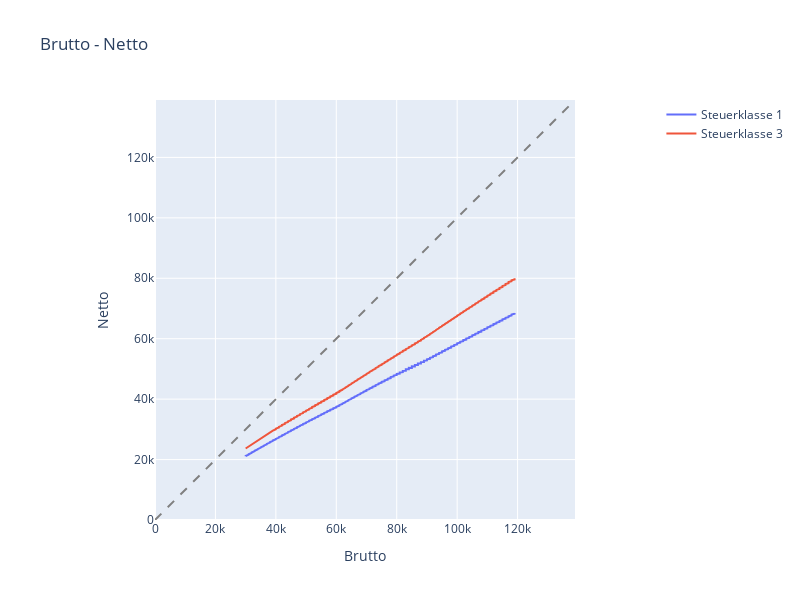

Here is the notebook cell this chart was saved with:
### Code cell
data = []
for lap in df['Steuerklasse'].unique():
    data.append(
        go.Scatter(
            x=df[df['Steuerklasse']==lap]['Brutto Jahr'],
            y=df[df['Steuerklasse']==lap]['Netto Jahr'],
            name="Steuerklasse " + str(lap)
        )
    )

layout = go.Layout(
    title='Brutto - Netto',
    xaxis=dict(title='Brutto'),
    yaxis=dict(title='Netto'),
    autosize=False
)

fig = go.Figure(data=data, layout=layout)

max_range = max(df["Brutto Jahr"].max() + 20000, df["Netto Jahr"].max() + 20000)
fig.update_xaxes(range=[0, max_range], tick0=0, dtick=20000)
fig.update_yaxes(range=[0, max_range], tick0=0, dtick=20000)
fig.add_shape(
    type='line',
    x0=0, y0=0,  # Start at origin
    x1=max_range, y1=max_range,  # End at the max value of the range for both x and y
    line=dict(color='Gray', dash='dash'),
    xref='x', yref='y'  # Use 'x' and 'y' to refer to the axes
)

fig.update_yaxes(scaleanchor='x', scaleratio=1)
fig.update_layout(
    xaxis=dict(
        constrain='domain',  # This forces the aspect ratio to be maintained regardless of the plot size
    ),
    yaxis=dict(
        scaleanchor='x',
        scaleratio=1,
    ),
    width=800,
    height=600
)

fig.show()

### Figure 1 — Plotly figure (JSON) as saved in the notebook; plotly's stock layout.template omitted (floating-point values rounded to 4 significant figures; data arrays with more than 128 entries replaced by an {"elided": "..."} marker saying what was removed)
{"data": [{"name": "Steuerklasse 1", "type": "scatter", "x": {"elided": "180 int values"}, "y": {"elided": "180 float values"}}, {"name": "Steuerklasse 3", "type": "scatter", "x": {"elided": "180 int values"}, "y": {"elided": "180 float values"}}], "layout": {"autosize": false, "height": 600, "shapes": [{"line": {"color": "Gray", "dash": "dash"}, "type": "line", "x0": 0, "x1": 139000, "xref": "x", "y0": 0, "y1": 139000, "yref": "y"}], "title": {"text": "Brutto - Netto"}, "width": 800, "xaxis": {"constrain": "domain", "dtick": 20000, "range": [0, 139000], "tick0": 0, "title": {"text": "Brutto"}}, "yaxis": {"dtick": 20000, "range": [0, 139000], "scaleanchor": "x", "scaleratio": 1, "tick0": 0, "title": {"text": "Netto"}}}}
